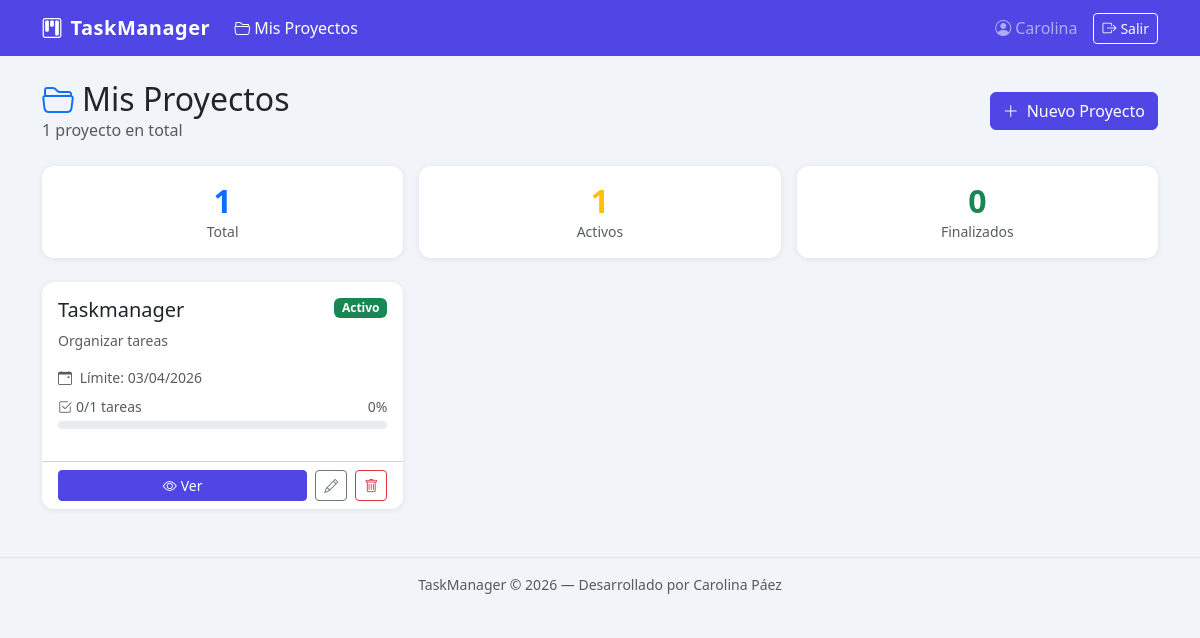
Page /projects/ (signed in) on the committed database.
### apps/projects/models.py (models this page shows, shortened)
class Project(models.Model):
    STATUS_ACTIVE   = 'active'
    STATUS_PAUSED   = 'paused'
    STATUS_FINISHED = 'finished'
    STATUS_CHOICES = [
        (STATUS_ACTIVE,   'Activo'),
        (STATUS_PAUSED,   'Pausado'),
        (STATUS_FINISHED, 'Finalizado'),
    ]
    owner = models.ForeignKey(
        User,
        on_delete=models.CASCADE,
        related_name='project_set',   # user.project_set.all()
        verbose_name='Propietario',
    )
    name = models.CharField(
        max_length=200,
        verbose_name='Nombre del proyecto',
    )
    description = models.TextField(
        blank=True,
        verbose_name='Descripción',
    )
    status = models.CharField(
        max_length=20,
        choices=STATUS_CHOICES,
        default=STATUS_ACTIVE,
        verbose_name='Estado',
    )
    deadline = models.DateField(
        null=True,
        blank=True,
        verbose_name='Fecha límite',
    )
    created_at = models.DateTimeField(auto_now_add=True, verbose_name='Creado el')
    updated_at = models.DateTimeField(auto_now=True,     verbose_name='Actualizado el')
    class Meta:
        verbose_name = 'Proyecto'
        verbose_name_plural = 'Proyectos'
        ordering = ['-created_at']   # Los más nuevos primero
    @property
    def task_count(self):
        return self.task_set.count()
    @property
    def completed_task_count(self):
        return self.task_set.filter(status=Task.STATUS_DONE).count()
    @property
    def progress(self):
        total = self.task_count
        if total == 0:
            return 0
        return int((self.completed_task_count / total) * 100)

### apps/projects/views.py (the view)
# urls.py: path('',                    views.ProjectListView.as_view(),   name='project_list'),
class ProjectListView(LoginRequiredMixin, View):
    template_name = 'projects/project_list.html'
    def get(self, request):
        projects = Project.objects.filter(owner=request.user)
        context = {
            'projects': projects,
            'total': projects.count(),
            'active': projects.filter(status=Project.STATUS_ACTIVE).count(),
            'finished': projects.filter(status=Project.STATUS_FINISHED).count(),
        }
        return render(request, self.template_name, context)

### templates/projects/project_list.html (shortened to what this page needs)
{% extends "base.html" %}
{% block content %}
<div class="d-flex justify-content-between align-items-center mb-4">
  <div>
    <h2 class="mb-0"><i class="bi bi-folder2-open me-2 text-primary"></i>Mis Proyectos</h2>
    <p class="text-muted mb-0">{{ total }} proyecto{{ total|pluralize }} en total</p>
  </div>
  <a href="{% url 'projects:project_create' %}" class="btn btn-primary">
    <i class="bi bi-plus-lg me-2"></i>Nuevo Proyecto
  </a>
</div>
<div class="row g-3 mb-4">
  <div class="col-sm-4">
    <div class="card text-center py-3">
      <div class="h2 fw-bold text-primary mb-0">{{ total }}</div>
      <div class="text-muted small">Total</div>
    </div>
  </div>
  <div class="col-sm-4">
    <div class="card text-center py-3">
      <div class="h2 fw-bold text-warning mb-0">{{ active }}</div>
      <div class="text-muted small">Activos</div>
    </div>
  </div>
  <div class="col-sm-4">
    <div class="card text-center py-3">
      <div class="h2 fw-bold text-success mb-0">{{ finished }}</div>
      <div class="text-muted small">Finalizados</div>
    </div>
  </div>
</div>
{% if projects %}
  <div class="row g-3">
    {% for project in projects %}
    <div class="col-md-6 col-lg-4">
      <div class="card h-100">
        <div class="card-body">
          <div class="d-flex justify-content-between align-items-start mb-2">
            <h5 class="card-title mb-0">{{ project.name }}</h5>
            {% if project.status == 'active' %}
              <span class="badge bg-success">Activo</span>
            {% elif project.status == 'paused' %}
              <span class="badge bg-warning text-dark">Pausado</span>
            {% else %}
              <span class="badge bg-secondary">Finalizado</span>
            {% endif %}
          </div>
          {% if project.description %}
            <p class="card-text text-muted small">
              {{ project.description|truncatechars:80 }}
            </p>
          {% endif %}
          {% if project.deadline %}
            <p class="small text-muted mb-2">
              <i class="bi bi-calendar-event me-1"></i>
              Límite: {{ project.deadline|date:"d/m/Y" }}
            </p>
          {% endif %}
          <div class="mb-1 d-flex justify-content-between small text-muted">
            <span><i class="bi bi-check2-square me-1"></i>{{ project.completed_task_count }}/{{ project.task_count }} tareas</span>
            <span>{{ project.progress }}%</span>
          </div>
          <div class="progress mb-3">
          </div>
        </div>
        <div class="card-footer bg-transparent d-flex gap-2">
          <a href="{% url 'projects:project_detail' project.pk %}"
             class="btn btn-primary btn-sm flex-grow-1">
            <i class="bi bi-eye me-1"></i>Ver
          </a>
          <a href="{% url 'projects:project_update' project.pk %}"
             class="btn btn-outline-secondary btn-sm">
            <i class="bi bi-pencil"></i>
          </a>
          <a href="{% url 'projects:project_delete' project.pk %}"
             class="btn btn-outline-danger btn-sm">
            <i class="bi bi-trash"></i>
          </a>
        </div>
      </div>
    </div>
    {% endfor %}
  </div>
{% endif %}
{% endblock %}

### templates/base.html (shortened to what this page needs)
<!DOCTYPE html>
<html lang="es">
<head>
  <link href="https://cdn.jsdelivr.net/npm/bootstrap@5.3.3/dist/css/bootstrap.min.css"
        rel="stylesheet">
  <link href="https://cdn.jsdelivr.net/npm/bootstrap-icons@1.11.3/font/bootstrap-icons.min.css"
        rel="stylesheet">
</head>
<body>
  <nav class="navbar navbar-expand-lg navbar-dark" style="background: var(--primary);">
    <div class="container">
      <a class="navbar-brand" href="{% url 'projects:project_list' %}">
        <i class="bi bi-kanban me-2"></i>TaskManager
      </a>
      <div class="collapse navbar-collapse" id="navMenu">
        <ul class="navbar-nav me-auto">
          {% if user.is_authenticated %}
          <li class="nav-item">
            <a class="nav-link {% if request.resolver_match.app_name == 'projects' %}active{% endif %}"
               href="{% url 'projects:project_list' %}">
              <i class="bi bi-folder2-open me-1"></i>Mis Proyectos
            </a>
          </li>
          {% endif %}
        </ul>
        <ul class="navbar-nav ms-auto align-items-center gap-2">
          {% if user.is_authenticated %}
            <li class="nav-item">
              <a class="nav-link" href="{% url 'accounts:profile' %}">
                <i class="bi bi-person-circle me-1"></i>{{ user.username }}
              </a>
            </li>
            <li class="nav-item">
              <form method="post" action="{% url 'accounts:logout' %}" class="d-inline">
                <button type="submit" class="btn btn-outline-light btn-sm">
                  <i class="bi bi-box-arrow-right me-1"></i>Salir
                </button>
              </form>
            </li>
          {% endif %}
        </ul>
      </div>
    </div>
  </nav>
  <main class="container py-4">
    {% block content %}{% endblock %}
  </main>
  <footer class="text-center py-3 mt-4 text-muted small border-top">
    TaskManager &copy; 2026 — Desarrollado por Carolina Páez
  </footer>
</body>
</html>

### templates/base.html (style rules this page uses)
:root { --primary: #4f46e5; --primary-dark: #3730a3; --sidebar-bg: #1e1b4b; --sidebar-text: #c7d2fe; }
body { background: #f1f5f9; min-height: 100vh; }
.navbar-brand { font-weight: 700; letter-spacing: .5px; }
.card { border: none; border-radius: 12px; box-shadow: 0 1px 6px rgba(0,0,0,.08); }
.progress { height: 8px; border-radius: 99px; }
.btn-primary { background: var(--primary); border-color: var(--primary); }

### rows in the picture
Project: name "Taskmanager", status "Activo", description "Organizar tareas", deadline "03/04/2026", completed_task_count "0", task_count "1", progress "0"

### other values in the picture
{{ user.username }} "Carolina"
{{ total }} "1"
{{ active }} "1"
{{ finished }} "0"
